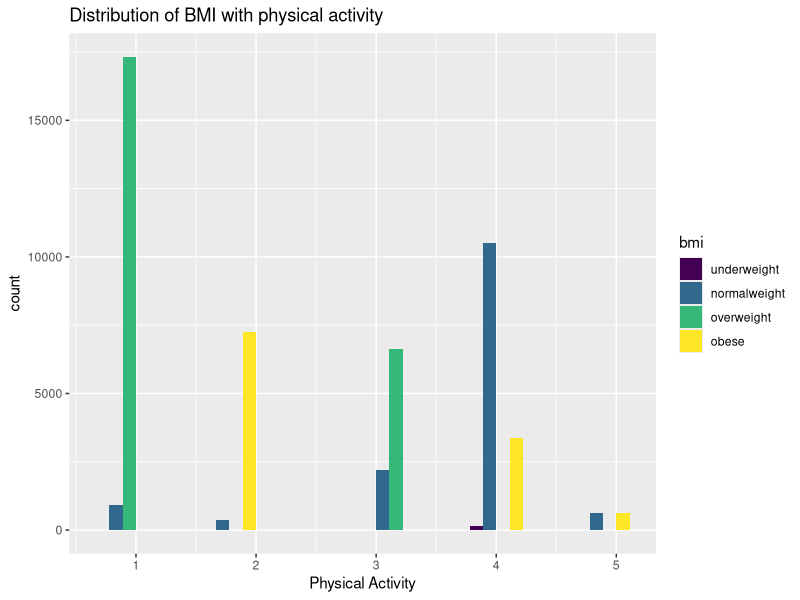
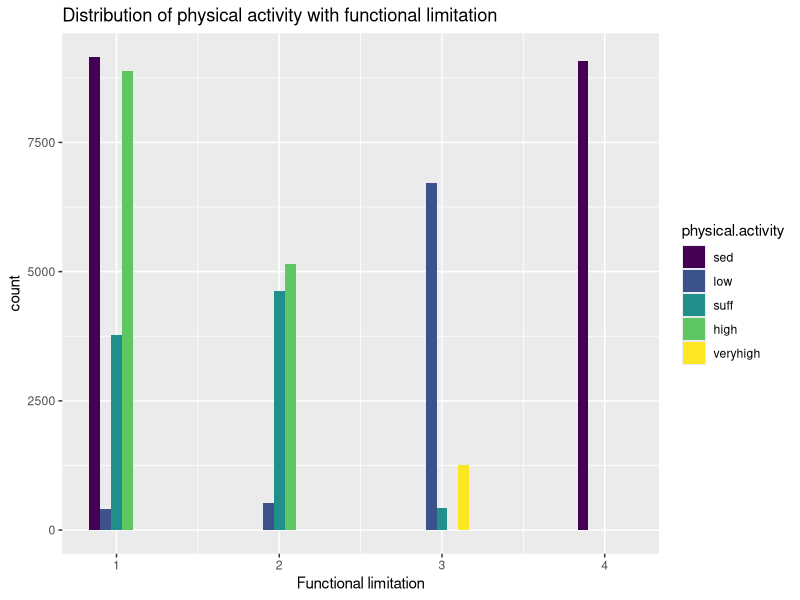
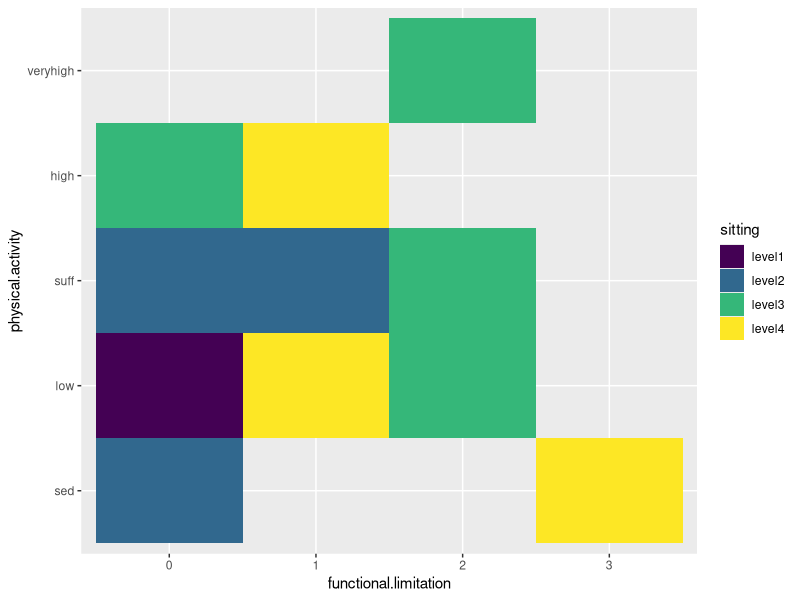
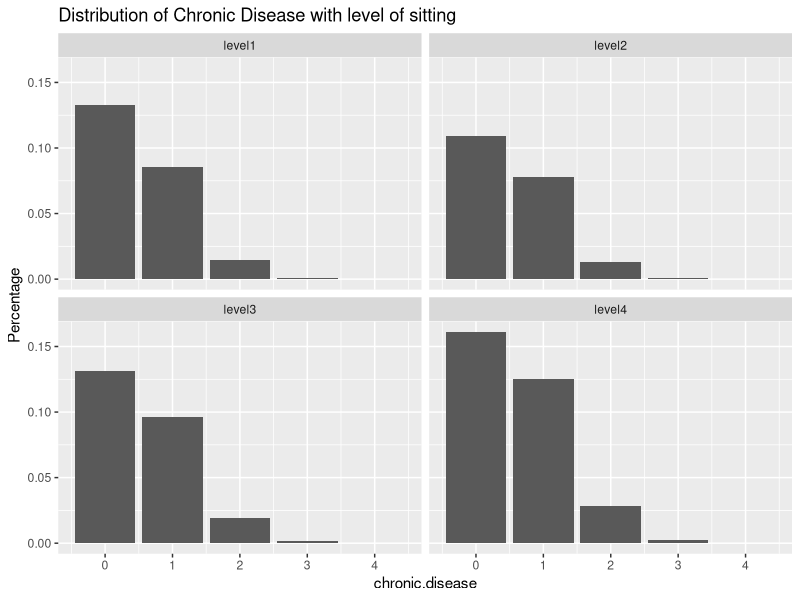

Write the R code that produced these figures, in order.

set.seed(101)
generateDataset<-function(N){
  data.frame(matrix(0, nrow = N, ncol = 11))
  age<-0
  canc<-0
  cvd<-0
  diab<-0
  hbp<-0
  education<-0
  smoke<-0
  functional.limitation<-0
  physical.activity<-0
  bmi<-0
  sitting<-0
  data.frame(age,canc,cvd,diab,hbp,education,smoke,functional.limitation,physical.activity,bmi,sitting)
  age<-rnorm(N,55.6,5.4)
  education<-factor(sample(0:5, N, replace=TRUE, prob=c(0.07, 0.128, 0.104, 0.172,0.21,0.317)),ordered=T, 
                    levels=c('0','1','2','3','4','5'))
  smoke<-rbinom(N,1,0.48)
  
  functional.limitation<-factor(sample(0:3, N, replace=TRUE, prob=c(0.445,0.205, 0.169, 0.181)),ordered=T,
                                levels= c('0','1','2','3'))
  no<-which(functional.limitation==0)
  length.no<-length(no)
  mild<-which(functional.limitation==1)
  length.mild<-length(mild)
  mod<-which(functional.limitation==2)
  length.mod<-length(mod)
  severe<-which(functional.limitation==3)
  length.severe<-length(severe)
  
  sitting <- factor( rep("level4",N), ordered=T,levels =c("level1", "level2", "level3", "level4"))
  mod1<-sample(mod,round(length(mod)*0.35),replace = FALSE)
  no1<-sample(no,round(length.no*0.30),replace = FALSE)
  mild1<-sample(mild,round(length.mild*0.20),replace = FALSE)
  sitting[c(no1,mild1,mod1)]<-"level1"
  
  
  no2<-sample(subset(no, !(no %in% no1)),round(length.no*0.30),replace = FALSE)
  mild2<-sample(subset(mild, !(mild %in% mild1)),round(length.mild*0.25),replace = FALSE)
  mod2<-sample(subset(mod,!(mod %in% mod1)),round(length.mod*0.10),replace = FALSE)
  sitting[c(no2,mild2,mod2)]<-"level2"
  
  mod3<-sample(subset(mod, !(mod %in% c(mod1,mod2)),round(length.mod*0.75),replace = FALSE))
  no3<-sample(subset(no, !(no %in% c(no1,no2))),round(length.no*0.35),replace = FALSE)
  sitting[c(mod3,no3)]<- "level3"
  
  logistic <- function(t) 1 / (1 + exp(-t))
  canc <- runif(length(age))< .05*logistic((age-50)/10) + .065*logistic((as.numeric(sitting)-3)/2)
  cvd<- runif(length(age))< .06*logistic((age-45)/2) + .07*logistic((as.numeric(sitting)-3)/2)
  diab <- runif(length(age))< .07*logistic((age-50)/10) + .086*logistic((as.numeric(sitting)-3)/2)
  hbp <- runif(length(age))< .4*logistic((age-45)/10) +.06*logistic((as.numeric(sitting)-3)/2)
  
  
  physical.activity <- factor( rep("veryhigh",N), ordered=T,levels =c("sed", "low", "suff", "high", "veryhigh"))
  low.mod1<-sample(mod,round(length(mod)*0.8),replace = FALSE)
  low.no1<-sample(no,round(length.no*0.03),replace = FALSE)
  low.mild1<-sample(mild,round(length.mild*0.05),replace = FALSE)
  physical.activity[c(low.no1,low.mild1,low.mod1)]<-"low"
  
  suff.no2<-sample(subset(no, !(no %in% low.no1)),round(length.no*0.28),replace = FALSE)
  suff.mild2<-sample(subset(mild, !(mild %in% low.mild1)),round(length.mild*0.45),replace = FALSE)
  suff.mod2<-sample(subset(mod,!(mod %in% low.mod1)),round(length.mod*0.05),replace = FALSE)
  physical.activity[c(suff.no2,suff.mild2,suff.mod2)]<-"suff"
  
  high.no3<-sample(subset(no, !(no %in% c(no1,no2)),round(length.no*0.1),replace = FALSE))
  high.mild3<-sample(subset(mild, !(mild %in% c(low.mild1,suff.mild2)),round(length.mild*0.1),replace = FALSE))
  physical.activity[c(high.no3,high.mild3)]<-"high"
  
  severe.sed<-sample(severe,length.severe,replace = FALSE)
  severe.no4<-sample(subset(no, !(no %in% c(low.no1,suff.no2,high.no3)),round(length.no*0.1),replace = FALSE))
  physical.activity[c(severe.sed,severe.no4)]<-"sed"
  
  
  bmi<- factor( rep("obese",N), ordered=T,levels =c("underweight","normalweight", "overweight","obese"))
  
  sed<-which(physical.activity=="sed")
  length.sed<-length(sed)
  low<-which(physical.activity=="low")
  length.low<-length(low)
  suff<-which(physical.activity=="suff")
  length.suff<-length(suff)
  high<-which(physical.activity=="high")
  length.high<-length(high)
  veryhigh<-which(physical.activity=="veryhigh")
  length.veryhigh<-length(veryhigh)
  
  high1<-sample(high,round(length.high*0.01),replace = FALSE)
  veryhigh1<-sample(veryhigh,round(length.veryhigh*0.015),replace = FALSE)
  bmi[c(high1,veryhigh1)]<-"underweight"
  
  high2<-sample(subset(high, !(high %in% high1)),round(length.high*0.75),replace = FALSE)
  veryhigh2<-sample(subset(veryhigh, !(veryhigh %in% veryhigh1)),round(length.veryhigh*0.5),replace = FALSE)
  low2<-sample(low,round(length.low*0.05),replace = FALSE)
  sed2<-sample(sed,round(length.sed*0.05),replace = FALSE)
  suff2<-sample(suff,round(length.suff*0.25),replace = FALSE)
  bmi[c(high2,veryhigh2,low2,sed2,suff2)]<-"normalweight"
  
  
  sed3<-sample(subset(sed, !(sed %in% sed2),round(length.sed*0.1),replace = FALSE))
  suff3<-sample(subset(suff, !(suff %in% c(suff2)),round(length.suff*0.10),replace = FALSE))
  bmi[c(sed3,suff3)]<-"overweight"
  
  data.frame(age,canc,cvd,diab,hbp,education,smoke,functional.limitation,physical.activity,bmi,sitting)
}

data<-generateDataset(50000)

# Add new column counting the number of chronic diseases reported
data$chronic.disease<-rowSums(data=='TRUE')


summary(data)

library(ggplot2)
p<-ggplot(data, aes(x = as.numeric(physical.activity))) + geom_histogram(aes(fill=bmi),position = 'dodge', bins = 10)
p+labs(title="Distribution of BMI with physical activity",x="Physical Activity")


p<-ggplot(data, aes(x = as.numeric(functional.limitation))) + geom_histogram(aes(fill=physical.activity),position = 'dodge', bins = 10)
p+labs(title="Distribution of physical activity with functional limitation ",x="Functional limitation")


ggplot(data = data, aes(x = functional.limitation, y = physical.activity)) +
  geom_tile(aes(fill = sitting)) 

g<-ggplot(data,aes(chronic.disease)) + stat_count(aes(y = ((..count..)/sum(..count..))))
p<-g+ facet_wrap(~sitting)
p + labs (title= 'Distribution of Chronic Disease with level of sitting',y= 'Percentage')

data$sitting<-factor(data$sitting, ordered=FALSE)
model1<-glm(formula = canc~sitting, family = binomial(),data = data)

model2<-glm(formula = diab~sitting + age, family = binomial(),data = data)
summary(model2)

model3<-glm(formula = cvd~sitting , family = binomial(),data = data)
summary(model3)

model4<-glm(formula = hbp~sitting, family = binomial(),data = data)
summary(model4)

data$physical.activity<-factor(data$physical.activity, ordered=FALSE)
data$functional.limitation<-factor(data$functional.limitation, ordered=FALSE)
data$chronic.disease<-as.factor(ifelse(data$chronic.disease==0,0,1))
model5<- glm(chronic.disease~sitting + age + physical.activity + functional.limitation,family = binomial(),data=data)
summary(model5)

generateDataset<-function(N){
  data.frame(matrix(0, nrow = N, ncol = 11))
  age<-0
  canc<-0
  cvd<-0
  diab<-0
  hbp<-0
  education<-0
  smoke<-0
  functional.limitation<-0
  physical.activity<-0
  bmi<-0
  sitting<-0
  data.frame(age,canc,cvd,diab,hbp,education,smoke,functional.limitation,physical.activity,bmi,sitting)
  
  # Age was normally distributed given the mean and standard deviation
  age<-rnorm(N,55.6,5.4)
  
  # Education was a factor variable with different levels of education 
  # 0= none, 1=School Certificate, 2= High School, 3= Trade 4= Certificate/diploma 5= University degree
  education<-factor(sample(0:5, N, replace=TRUE, prob=c(0.07, 0.128, 0.104, 0.172,0.21,0.317)),ordered=T, 
                    levels=c('0','1','2','3','4','5'))
  # Smoke as binary variable of did or did not smoke
  smoke<-rbinom(N,1,0.48)
  
  # Functional limitation as factor with 4 levels
  # 0= no limitation , 1 = mild limitation, 2= mod limitation, 3 = severe limitation
  
  functional.limitation<-factor(sample(0:3, N, replace=TRUE, prob=c(0.445,0.205, 0.169, 0.181)),ordered=T,
                                levels= c('0','1','2','3'))
  no<-which(functional.limitation==0)
  length.no<-length(no)
  mild<-which(functional.limitation==1)
  length.mild<-length(mild)
  mod<-which(functional.limitation==2)
  length.mod<-length(mod)
  severe<-which(functional.limitation==3)
  length.severe<-length(severe)
  
  # Sitting is a factor variable with 4 levels
  # Level 1 = 0 to < 4 hours of sitting
  # Level 2 = 4 to < 6 hours of sitting
  # Level 3 = 6 to < 8 hours of sitting
  # Level 4 = >= 8 hours of sitting
  
  # This variable is correalted with the amount if functional limitation as people with more limitation with sit 
  # for longer hours. This variable was simulated using the functional limitation indices and randomly assigning 
  # them to different levels based on domain knowledge
  
  sitting <- factor( rep("level4",N), ordered=T,levels =c("level1", "level2", "level3", "level4"))
  mod1<-sample(mod,round(length(mod)*0.35),replace = FALSE)
  no1<-sample(no,round(length.no*0.30),replace = FALSE)
  mild1<-sample(mild,round(length.mild*0.20),replace = FALSE)
  sitting[c(no1,mild1,mod1)]<-"level1"
  
  
  no2<-sample(subset(no, !(no %in% no1)),round(length.no*0.30),replace = FALSE)
  mild2<-sample(subset(mild, !(mild %in% mild1)),round(length.mild*0.25),replace = FALSE)
  mod2<-sample(subset(mod,!(mod %in% mod1)),round(length.mod*0.10),replace = FALSE)
  sitting[c(no2,mild2,mod2)]<-"level2"
  
  mod3<-sample(subset(mod, !(mod %in% c(mod1,mod2)),round(length.mod*0.75),replace = FALSE))
  no3<-sample(subset(no, !(no %in% c(no1,no2))),round(length.no*0.35),replace = FALSE)
  sitting[c(mod3,no3)]<- "level3"
  
  # The chronic conditions diabetes, canc, cvd and hbp wa simulated using logistic function to take into account 
  # of age and level of sitting 
  
  logistic <- function(t) 1 / (1 + exp(-t))
  canc <- runif(length(age))< .05*logistic((age-50)/10) + .065*logistic((as.numeric(sitting)-3)/2)
  cvd<- runif(length(age))< .06*logistic((age-45)/2) + .07*logistic((as.numeric(sitting)-3)/2)
  diab <- runif(length(age))< .07*logistic((age-50)/10) + .086*logistic((as.numeric(sitting)-3)/2)
  hbp <- runif(length(age))< .4*logistic((age-45)/10) +.08*logistic((as.numeric(sitting)-3)/2)
}

model6<- glm(chronic.disease~sitting + age ,family = binomial(),data=data)
summary(model6)

